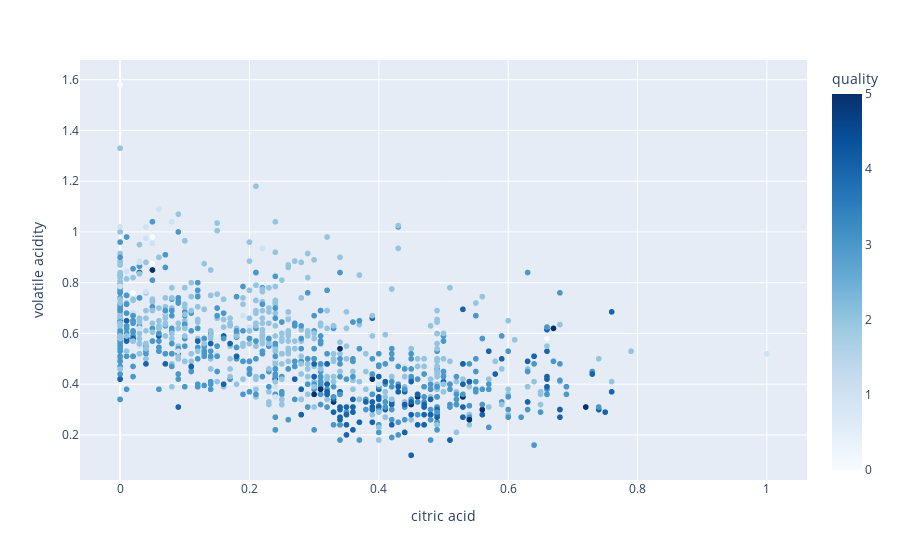

Notebook cell for this chart:
### Markdown cell above
<font size="+2"><b style="font-weight:normal">3.13 <span style='color:#FF281B; font-weight:normal'>|</span> Data Visualization - Scatter plot of `citric acid`, `quality` and `volatile acidity` </b></font>

### Code cell
fig = px.scatter(
    df,
    x="citric acid",
    y="volatile acidity",
    color=df.quality,
    color_continuous_scale="Blues",
)
fig.update_layout(legend_title_text="Quality")

### Figure 1 — Plotly figure (JSON) as saved in the notebook; plotly's stock layout.template omitted (floating-point values rounded to 4 significant figures; data arrays with more than 128 entries replaced by an {"elided": "..."} marker saying what was removed)
{"data": [{"hovertemplate": "citric acid=%{x}<br>volatile acidity=%{y}<br>quality=%{marker.color}<extra></extra>", "legendgroup": "", "marker": {"color": {"elided": "1143 int values"}, "coloraxis": "coloraxis", "symbol": "circle"}, "mode": "markers", "name": "", "showlegend": false, "type": "scattergl", "x": {"elided": "1143 float values"}, "xaxis": "x", "y": {"elided": "1143 float values"}, "yaxis": "y"}], "layout": {"coloraxis": {"colorbar": {"title": {"text": "quality"}}, "colorscale": [[0, "rgb(247,251,255)"], [0.125, "rgb(222,235,247)"], [0.25, "rgb(198,219,239)"], [0.375, "rgb(158,202,225)"], [0.5, "rgb(107,174,214)"], [0.625, "rgb(66,146,198)"], [0.75, "rgb(33,113,181)"], [0.875, "rgb(8,81,156)"], [1, "rgb(8,48,107)"]]}, "legend": {"title": {"text": "Quality"}, "tracegroupgap": 0}, "margin": {"t": 60}, "xaxis": {"anchor": "y", "domain": [0, 1], "title": {"text": "citric acid"}}, "yaxis": {"anchor": "x", "domain": [0, 1], "title": {"text": "volatile acidity"}}}}
